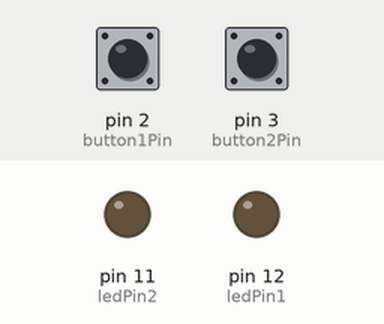
The sketch below on a simulated Arduino Uno, built with avr-gcc and run on an emulated ATmega328P. Shown: output pins drawn as LEDs (lit = HIGH). The inputs (shaded band) are chosen by the test bench; at power-on: pin 2 (button1Pin) HIGH, pin 3 (button2Pin) HIGH.

Above: at 1.2 s.
1.3 s: pin 2 (button1Pin) pulled LOW for 0.15 s
At 1.37 s:
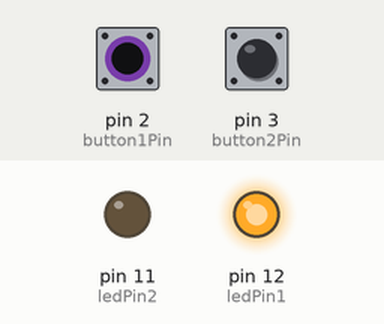
2.9 s: pin 3 (button2Pin) pulled LOW for 0.15 s
At 2.97 s:
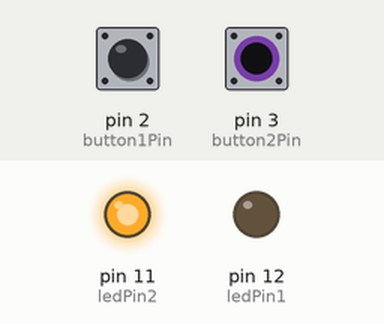
4.5 s: pin 3 (button2Pin) pulled LOW for 3.2 s
At 8.9 s:
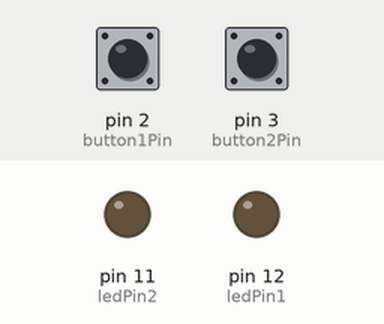
9.2 s: pin 2 (button1Pin) pulled LOW for 3.2 s
At 10.1 s:
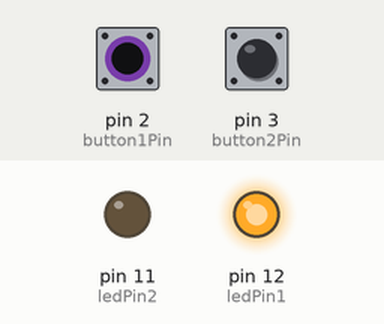
Timing chart, 0 to 13.9 s (numbered marks = the images above; inputs shaded):
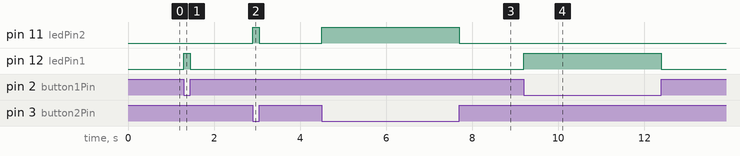

The sketch:

twoButtons.ino
```cpp
const int button1Pin = 2;  // pushbutton 1 pin
const int button2Pin = 3;  // pushbutton 2 pin
const int ledPin1 =  12;
const int ledPin2 =  11;

int button1State, button2State;  // variables to hold the pushbutton states


void setup()
{
  // Set up the pushbutton pins to be an input:
  pinMode(button1Pin, INPUT);
  pinMode(button2Pin, INPUT);

  // Set up the LED pin to be an output:
  pinMode(ledPin1, OUTPUT);
  pinMode(ledPin2, OUTPUT);
}

void loop()
{
  button1State = digitalRead(button1Pin);
  button2State = digitalRead(button2Pin);

  if (button1State == LOW)
  {
    digitalWrite(ledPin1, HIGH);
  }
  else if (button2State == LOW)
  {
    digitalWrite(ledPin2, HIGH);
  } else {
    digitalWrite(ledPin1, LOW);
    digitalWrite(ledPin2, LOW);
  }
}
```

Measured:
- after the input at 1.3 s, pin 12 (ledPin1): LOW → HIGH at once, → LOW 0.15 s later
- after the input at 2.9 s, pin 11 (ledPin2): LOW → HIGH at once, → LOW 0.15 s later
- after the input at 4.5 s, pin 11 (ledPin2): LOW → HIGH at once, → LOW 3.2 s later
- after the input at 9.2 s, pin 12 (ledPin1): LOW → HIGH at once, → LOW 3.2 s later
